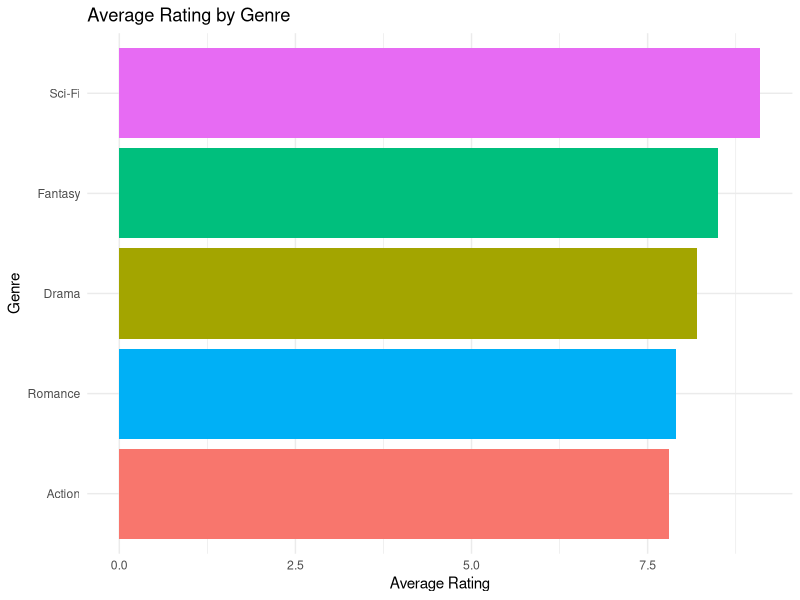
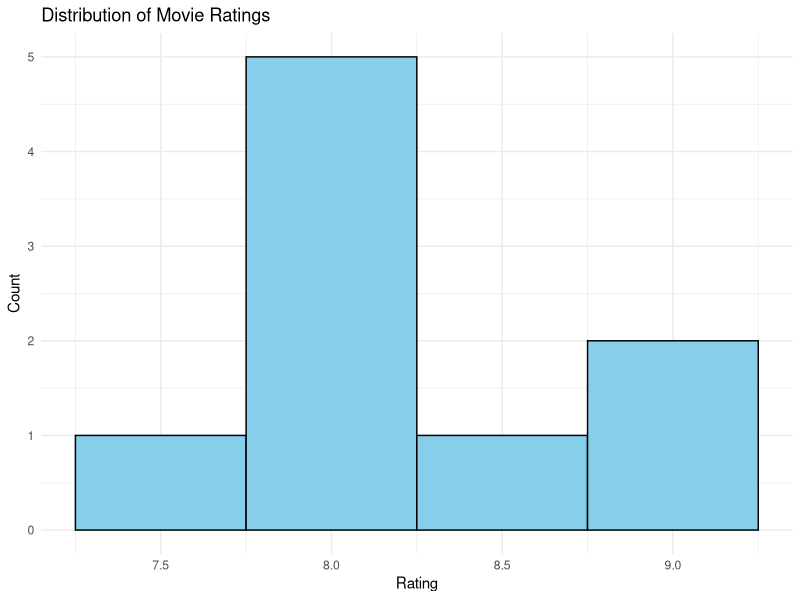

Source code (R) for these figures, in order:
## ---- chunk 1
knitr::opts_chunk$set(echo = TRUE)
## ---- chunk 2
library(dplyr)
library(ggplot2)
## ---- chunk 3
movies <- data.frame(
  Title = c("The Truman Show", "Inception", "The Notebook", "Titanic",
            "Pride and Prejudice", "John Wick", "Interstellar",
            "La La Land", "Harry Potter"),
  
  Genre = c("Drama", "Sci-Fi", "Romance", "Romance",
            "Romance", "Action", "Sci-Fi",
            "Romance", "Fantasy"),
  
  Rating = c(8.2, 9.0, 7.5, 8.0,
             8.1, 7.8, 9.2,
             8.0, 8.5)
)

head(movies)
## ---- chunk 4
str(movies)
summary(movies)
## ---- chunk 5
genre_summary <- movies %>%
  group_by(Genre) %>%
  summarise(
    Average_Rating = mean(Rating),
    Movie_Count = n()
  ) %>%
  arrange(desc(Average_Rating))

genre_summary
## ---- chunk 6
ggplot(genre_summary, aes(x = reorder(Genre, Average_Rating), 
                          y = Average_Rating, 
                          fill = Genre)) +
  geom_bar(stat = "identity") +
  coord_flip() +
  labs(title = "Average Rating by Genre",
       x = "Genre",
       y = "Average Rating") +
  theme_minimal() +
  theme(legend.position = "none")
## ---- chunk 7
top_movie <- movies %>%
  arrange(desc(Rating)) %>%
  slice(1)

top_movie
## ---- chunk 8
ggplot(movies, aes(x = Rating)) +
  geom_histogram(binwidth = 0.5, fill = "skyblue", color = "black") +
  labs(title = "Distribution of Movie Ratings",
       x = "Rating",
       y = "Count") +
  theme_minimal()
